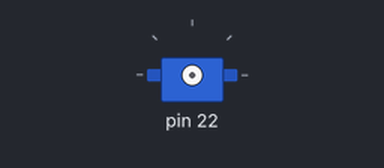
Bench run of a program on a simulated Raspberry Pi (header pin numbers). On the bench: servo. Servo angles are drawn from the pulse width (0.5 ms = 0°, 2.5 ms = 180°).

Above: at 0.05 s.
At 0.5 s:
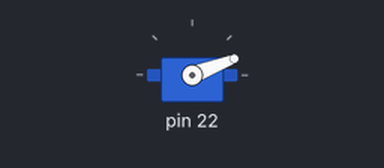
At 1.0 s:
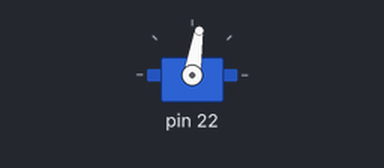
At 2.0 s:
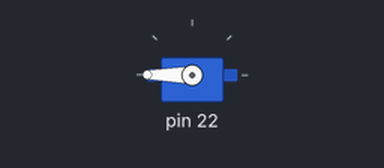
Timing chart, 0 to 4.6 s (numbered marks = the images above):
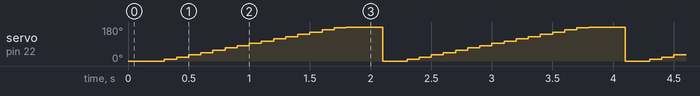

The program:

main.py
```python
# -*- coding: utf-8 -*-
"""
Created on Wed Jan 22 13:11:24 2020

@author: tkw
"""
import RPi.GPIO as GPIO
import time


class ServoMotor:
    def __init__(self, pinnumber):
        self.pinnumber = pinnumber
        self.pinnumber = 22 #Pin number
        GPIO.setmode(GPIO.BOARD)
        GPIO.setup(self.pinnumber,GPIO.OUT)
        self.p=GPIO.PWM(self.pinnumber,50)# 50hz frequency
        self.p.start(1)# starting duty cycle ( it set the servo to 0 degree )

    def setangle(self, angle):
        k = (float(angle)*12/180)+1
        self.p.ChangeDutyCycle(k)
        time.sleep(0.1)

    def demofrom0to180(self):
        i=0
        try:
            while True:
                self.setangle(i)
                if i>180:
                    i=0
                else:
                    i=i+10

        except KeyboardInterrupt:
            self.setangle(0)
            self.p.stop()
            GPIO.cleanup()

if __name__ == '__main__':
    servo=ServoMotor(22)
    servo.demofrom0to180()
```

Measured:
- by itself, servo on pin 22: repeats every 2.0 s: 21° 0.10 s, 33° 0.10 s, 45° 0.10 s, 57° 0.10 s, 69° 0.10 s, 81° 0.10 s, 93° 0.10 s, 105° 0.10 s, 117° 0.10 s, 129° 0.10 s, 141° 0.10 s, 153° 0.10 s, 165° 0.10 s, 177° 0.10 s, 180° 0.30 s, 0° 0.20 s, 9° 0.10 s
